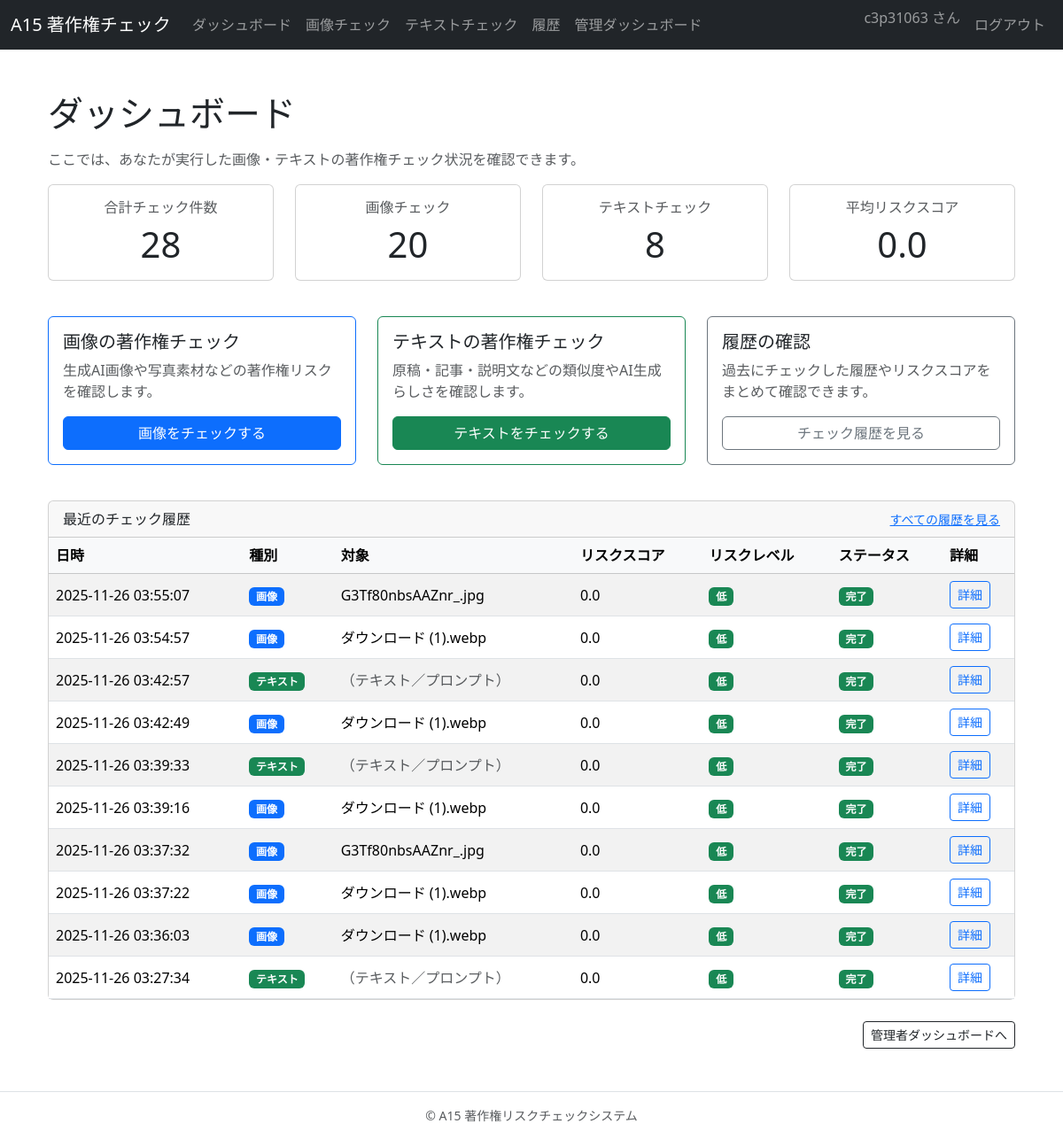
The page / (signed in) on the database its author committed.
### core/models.py (models this page shows, shortened)
class TimeStampedModel(models.Model):
    created_at = models.DateTimeField("作成日時", auto_now_add=True)
    updated_at = models.DateTimeField("更新日時", auto_now=True)
    class Meta:
        abstract = True

class CheckJob(TimeStampedModel):
    class Kind(models.TextChoices):
        IMAGE = "image", "画像チェック"
        TEXT = "text", "テキストチェック"
        COMPAT = "compat", "互換性チェック"
    class Status(models.TextChoices):
        PENDING = "pending", "キュー待ち"
        RUNNING = "running", "実行中"
        DONE = "done", "完了"
        FAILED = "failed", "失敗"
    class RiskLevel(models.TextChoices):
        LOW = "低", "低"
        MID = "中", "中"
        HIGH = "高", "高"
    KIND_IMAGE = Kind.IMAGE
    KIND_TEXT = Kind.TEXT
    KIND_COMPAT = Kind.COMPAT
    STATUS_PENDING = Status.PENDING
    STATUS_RUNNING = Status.RUNNING
    STATUS_DONE = Status.DONE
    STATUS_FAILED = Status.FAILED
    RISK_LOW = RiskLevel.LOW
    RISK_MID = RiskLevel.MID
    RISK_HIGH = RiskLevel.HIGH
    user = models.ForeignKey(
        settings.AUTH_USER_MODEL,
        verbose_name="ユーザー",
        on_delete=models.SET_NULL,
        null=True,
        blank=True,
        help_text="チェックを実行したユーザー（匿名実行の場合は空）。",
    )
    job_id = models.CharField(
        "ジョブID",
        max_length=64,
        unique=True,
        help_text="FastAPI 側で発行したジョブID等を保存しておくためのフィールド。",
    )
    kind = models.CharField(
        "チェック種別",
        max_length=16,
        choices=Kind.choices,
        default=Kind.IMAGE,
    )
    status = models.CharField(
        "ステータス",
        max_length=16,
        choices=Status.choices,
        default=Status.DONE,
    )
    input_filename = models.CharField(
        "入力ファイル名",
        max_length=255,
        blank=True,
        help_text="アップロードされた元ファイル名（画像チェック時のみ）。",
    )
    input_mime = models.CharField(
        "MIMEタイプ",
        max_length=100,
        blank=True,
    )
    input_prompt = models.TextField(
        "プロンプト / 補足説明",
        blank=True,
        help_text="画像生成AIのプロンプトやテキストの補足説明など任意情報。",
    )
    client_ip = models.GenericIPAddressField(
        "クライアントIP",
        null=True,
        blank=True,
    )
    user_agent = models.TextField(
        "ユーザーエージェント",
        blank=True,
    )
    risk_score = models.FloatField(
        "リスクスコア",
        null=True,
        blank=True,
        help_text="0〜100 の著作権リスクスコア。",
    )
    risk_level = models.CharField(
        "リスクレベル",
        max_length=4,
        choices=RiskLevel.choices,
        blank=True,
        help_text="低 / 中 / 高。",
    )
    is_deleted = models.BooleanField(
        "削除フラグ",
        default=False,
    )
    raw_payload = models.JSONField(
        "レスポンスペイロード",
        default=dict,
        blank=True,
        help_text="FastAPI 側の /check/image /check/text から返された JSON 全体。",
    )
    class Meta:
        verbose_name = "チェックジョブ"
        verbose_name_plural = "チェックジョブ一覧"
        ordering = ("-created_at",)
    @property
    def short_filename(self) -> str:
        if not self.input_filename:
            return ""
        return self.input_filename.split("/")[-1].split("\\")[-1]

### core/views.py (the view)
# urls.py: path("", views.dashboard_view, name="dashboard"),
@login_required
def dashboard_view(request: HttpRequest) -> HttpResponse:
    qs = CheckJob.objects.filter(user=request.user, is_deleted=False)
    total_count = qs.count()
    image_count = qs.filter(kind=CheckJob.Kind.IMAGE).count()
    text_count = qs.filter(kind=CheckJob.Kind.TEXT).count()
    compat_count = qs.filter(kind=CheckJob.Kind.COMPAT).count()
    avg_score = 0.0
    if total_count > 0:
        from django.db.models import Avg
        avg_score = qs.aggregate(avg=Avg("risk_score"))["avg"] or 0.0
    recent_jobs = qs.order_by("-created_at")[:10]
    context = {
        "total_count": total_count,
        "image_count": image_count,
        "text_count": text_count,
        "compat_count": compat_count,
        "avg_score": float(avg_score),
        "recent_jobs": recent_jobs,
    }
    return render(request, "core/dashboard.html", context)

### core/templates/core/dashboard.html (shortened to what this page needs)
{% extends "core/base.html" %}
{% block content %}
<div class="container mt-4">
    <h1 class="mb-3">ダッシュボード</h1>
    <p class="text-muted">
        ここでは、あなたが実行した画像・テキストの著作権チェック状況を確認できます。
    </p>
    <div class="row mb-4">
        <div class="col-md-3 col-6 mb-3">
            <div class="card h-100">
                <div class="card-body text-center">
                    <h6 class="card-title text-muted">合計チェック件数</h6>
                    <p class="display-6 mb-0">{{ total_count }}</p>
                </div>
            </div>
        </div>
        <div class="col-md-3 col-6 mb-3">
            <div class="card h-100">
                <div class="card-body text-center">
                    <h6 class="card-title text-muted">画像チェック</h6>
                    <p class="display-6 mb-0">{{ image_count }}</p>
                </div>
            </div>
        </div>
        <div class="col-md-3 col-6 mb-3">
            <div class="card h-100">
                <div class="card-body text-center">
                    <h6 class="card-title text-muted">テキストチェック</h6>
                    <p class="display-6 mb-0">{{ text_count }}</p>
                </div>
            </div>
        </div>
        <div class="col-md-3 col-6 mb-3">
            <div class="card h-100">
                <div class="card-body text-center">
                    <h6 class="card-title text-muted">平均リスクスコア</h6>
                    <p class="display-6 mb-0">
                        {% if total_count %}
                            {{ avg_score|floatformat:1 }}
                        {% else %}
                            -
                        {% endif %}
                    </p>
                </div>
            </div>
        </div>
    </div>
    <div class="row mb-4">
        <div class="col-md-4 mb-3">
            <div class="card h-100 border-primary">
                <div class="card-body d-flex flex-column">
                    <h5 class="card-title">画像の著作権チェック</h5>
                    <p class="card-text text-muted">
                        生成AI画像や写真素材などの著作権リスクを確認します。
                    </p>
                    <div class="mt-auto">
                        <a href="{% url 'core:image_check' %}" class="btn btn-primary w-100">
                            画像をチェックする
                        </a>
                    </div>
                </div>
            </div>
        </div>
        <div class="col-md-4 mb-3">
            <div class="card h-100 border-success">
                <div class="card-body d-flex flex-column">
                    <h5 class="card-title">テキストの著作権チェック</h5>
                    <p class="card-text text-muted">
                        原稿・記事・説明文などの類似度やAI生成らしさを確認します。
                    </p>
                    <div class="mt-auto">
                        <a href="{% url 'core:text_check' %}" class="btn btn-success w-100">
                            テキストをチェックする
                        </a>
                    </div>
                </div>
            </div>
        </div>
        <div class="col-md-4 mb-3">
            <div class="card h-100 border-secondary">
                <div class="card-body d-flex flex-column">
                    <h5 class="card-title">履歴の確認</h5>
                    <p class="card-text text-muted">
                        過去にチェックした履歴やリスクスコアをまとめて確認できます。
                    </p>
                    <div class="mt-auto">
                        <a href="{% url 'core:my_logs' %}" class="btn btn-outline-secondary w-100">
                            チェック履歴を見る
                        </a>
                    </div>
                </div>
            </div>
        </div>
    </div>
    <div class="card mb-4">
        <div class="card-header d-flex justify-content-between align-items-center">
            <span>最近のチェック履歴</span>
            <a href="{% url 'core:my_logs' %}" class="small">すべての履歴を見る</a>
        </div>
        <div class="card-body p-0">
            {% if recent_jobs %}
                <div class="table-responsive">
                    <table class="table table-striped table-hover mb-0 align-middle">
                        <thead class="table-light">
                            <tr>
                                <th scope="col">日時</th>
                                <th scope="col">種別</th>
                                <th scope="col">対象</th>
                                <th scope="col">リスクスコア</th>
                                <th scope="col">リスクレベル</th>
                                <th scope="col">ステータス</th>
                                <th scope="col">詳細</th>
                            </tr>
                        </thead>
                        <tbody>
                            {% for job in recent_jobs %}
                                <tr>
                                    <td>{{ job.created_at|date:"Y-m-d H:i:s" }}</td>
                                    <td>
                                        {% if job.kind == "image" %}
                                            <span class="badge bg-primary">画像</span>
                                        {% elif job.kind == "text" %}
                                            <span class="badge bg-success">テキスト</span>
                                        {% elif job.kind == "compat" %}
                                            <span class="badge bg-info text-dark">互換性</span>
                                        {% else %}
                                            <span class="badge bg-secondary">{{ job.kind }}</span>
                                        {% endif %}
                                    </td>
                                    <td>
                                        {% if job.input_filename %}
                                            <span title="{{ job.input_filename }}">
                                                {{ job.short_filename|default:job.input_filename }}
                                            </span>
                                        {% else %}
                                            <span class="text-muted">
                                                （テキスト／プロンプト）
                                            </span>
                                        {% endif %}
                                    </td>
                                    <td>
                                        {% if job.risk_score is not None %}
                                            {{ job.risk_score|floatformat:1 }}
                                        {% else %}
                                            <span class="text-muted">-</span>
                                        {% endif %}
                                    </td>
                                    <td>
                                        {% if job.risk_level == "高" %}
                                            <span class="badge bg-danger">高</span>
                                        {% elif job.risk_level == "中" %}
                                            <span class="badge bg-warning text-dark">中</span>
                                        {% elif job.risk_level == "低" %}
                                            <span class="badge bg-success">低</span>
                                        {% elif job.risk_level %}
                                            <span class="badge bg-secondary">{{ job.risk_level }}</span>
                                        {% else %}
                                            <span class="text-muted">未評価</span>
                                        {% endif %}
                                    </td>
                                    <td>
                                        {% if job.status == "done" %}
                                            <span class="badge bg-success">完了</span>
                                        {% elif job.status == "running" %}
                                            <span class="badge bg-info text-dark">実行中</span>
                                        {% elif job.status == "pending" %}
                                            <span class="badge bg-secondary">待機</span>
                                        {% elif job.status == "error" or job.status == "failed" %}
                                            <span class="badge bg-danger">エラー</span>
                                        {% else %}
                                            <span class="badge bg-light text-dark">{{ job.status }}</span>
                                        {% endif %}
                                    </td>
                                    <td>
                                        <a href="{% url 'core:job_detail' job.job_id %}"
                                           class="btn btn-sm btn-outline-primary">
                                            詳細
                                        </a>
                                    </td>
                                </tr>
                            {% endfor %}
                        </tbody>
                    </table>
                </div>
            {% else %}
                <div class="p-3">
                    <p class="mb-0 text-muted">まだチェック履歴がありません。まずは画像またはテキストのチェックを実行してください。</p>
                </div>
            {% endif %}
        </div>
    </div>
    {% if user.is_staff or user.is_superuser %}
        <div class="text-end">
            <a href="{% url 'core:admin_dashboard' %}" class="btn btn-outline-dark btn-sm">
                管理者ダッシュボードへ
            </a>
        </div>
    {% endif %}
</div>
{% endblock %}

### core/templates/core/base.html (shortened to what this page needs)
{% load static %}
<!DOCTYPE html>
<html lang="ja">
<head>
    <link
        href="https://cdn.jsdelivr.net/npm/bootstrap@5.3.3/dist/css/bootstrap.min.css"
        rel="stylesheet"
    >
    <link rel="stylesheet" href="{% static 'core/style.css' %}">
</head>
<body>
<nav class="navbar navbar-expand-lg navbar-dark bg-dark">
    <div class="container-fluid">
        <a class="navbar-brand" href="{% url 'core:dashboard' %}">
            A15 著作権チェック
        </a>
        <div class="collapse navbar-collapse" id="mainNavbar">
            <ul class="navbar-nav me-auto mb-2 mb-lg-0">
                {% if user.is_authenticated %}
                    <li class="nav-item">
                        <a class="nav-link" href="{% url 'core:dashboard' %}">ダッシュボード</a>
                    </li>
                    <li class="nav-item">
                        <a class="nav-link" href="{% url 'core:image_check' %}">画像チェック</a>
                    </li>
                    <li class="nav-item">
                        <a class="nav-link" href="{% url 'core:text_check' %}">テキストチェック</a>
                    </li>
                    <li class="nav-item">
                        <a class="nav-link" href="{% url 'core:my_logs' %}">履歴</a>
                    </li>
                    {% if user.is_staff or user.is_superuser %}
                        <li class="nav-item">
                            <a class="nav-link" href="{% url 'core:admin_dashboard' %}">管理ダッシュボード</a>
                        </li>
                    {% endif %}
                {% endif %}
            </ul>
            <ul class="navbar-nav ms-auto mb-2 mb-lg-0">
                {% if user.is_authenticated %}
                    <li class="nav-item">
                        <span class="navbar-text me-2">
                            {{ user.username }} さん
                        </span>
                    </li>
                    <li class="nav-item">
                        <a class="nav-link" href="{% url 'core:logout' %}">ログアウト</a>
                    </li>
                {% endif %}
            </ul>
        </div>
    </div>
</nav>
<main class="py-4">
    <div class="container">
        {% block content %}{% endblock %}
    </div>
</main>
<footer class="border-top py-3 mt-4">
    <div class="container text-center text-muted small">
        &copy; {{ now|date:"Y" }} A15 著作権リスクチェックシステム
    </div>
</footer>
</body>
</html>

### rows shown on the page
CheckJob: created_at "2025-11-26 03:55:07", kind "画像", short_filename "G3Tf80nbsAAZnr_.jpg", risk_score "0.0", risk_level "低", status "完了"
CheckJob: created_at "2025-11-26 03:54:57", kind "画像", short_filename "ダウンロード (1).webp", risk_score "0.0", risk_level "低", status "完了"
CheckJob: created_at "2025-11-26 03:42:57", kind "テキスト", input_filename "（テキスト／プロンプト）", risk_score "0.0", risk_level "低", status "完了"
CheckJob: created_at "2025-11-26 03:42:49", kind "画像", short_filename "ダウンロード (1).webp", risk_score "0.0", risk_level "低", status "完了"
CheckJob: created_at "2025-11-26 03:39:33", kind "テキスト", input_filename "（テキスト／プロンプト）", risk_score "0.0", risk_level "低", status "完了"
CheckJob: created_at "2025-11-26 03:39:16", kind "画像", short_filename "ダウンロード (1).webp", risk_score "0.0", risk_level "低", status "完了"
CheckJob: created_at "2025-11-26 03:37:32", kind "画像", short_filename "G3Tf80nbsAAZnr_.jpg", risk_score "0.0", risk_level "低", status "完了"
CheckJob: created_at "2025-11-26 03:37:22", kind "画像", short_filename "ダウンロード (1).webp", risk_score "0.0", risk_level "低", status "完了"
CheckJob: created_at "2025-11-26 03:36:03", kind "画像", short_filename "ダウンロード (1).webp", risk_score "0.0", risk_level "低", status "完了"
CheckJob: created_at "2025-11-26 03:27:34", kind "テキスト", input_filename "（テキスト／プロンプト）", risk_score "0.0", risk_level "低", status "完了"

### other values the page prints
{{ user.username }} "c3p31063"
{{ total_count }} "28"
{{ image_count }} "20"
{{ text_count }} "8"
{{ avg_score|floatformat:1 }} "0.0"
